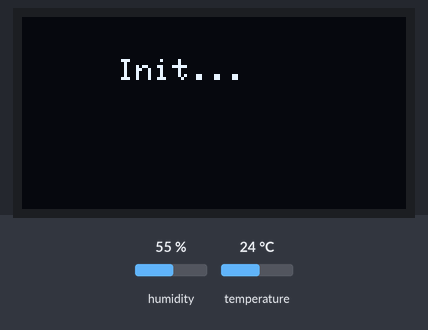
Simulated run of this sketch. Board: ESP8266 (Wemos D1 mini). Parts: 128×64 one-colour display. The inputs (shaded band) are chosen by the test bench; at power-on: humidity 55 %, temperature 24 °C. What the sketch prints to the serial monitor is not drawn.

Above: at 1.1 s.
At 3.2 s:
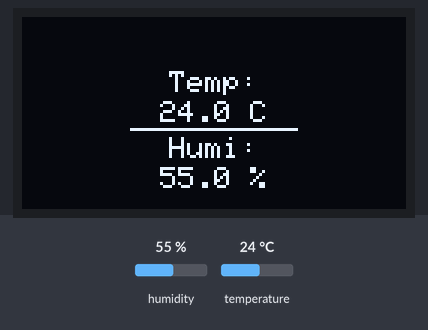
3.3 s: humidity set to 22 %
At 6.9 s:
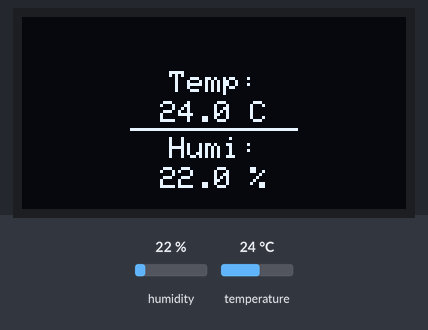
8.1 s: temperature set to 12 °C
At 11.1 s:
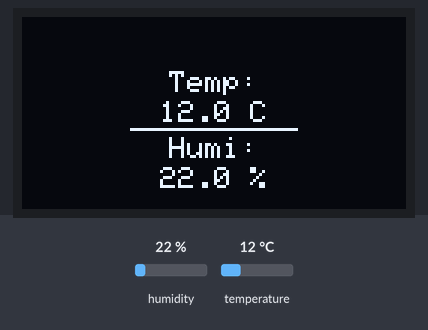
12.9 s: humidity set to 40 %
At 15.4 s:
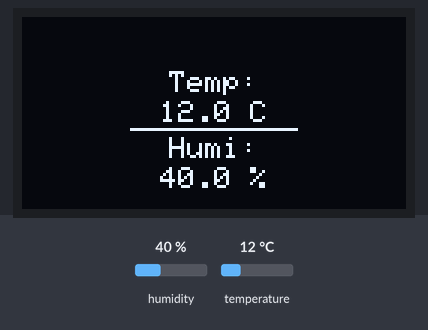
17.7 s: temperature set to 19 °C
Timing chart, 0 to 20.7 s (numbered marks = the images above; inputs shaded):
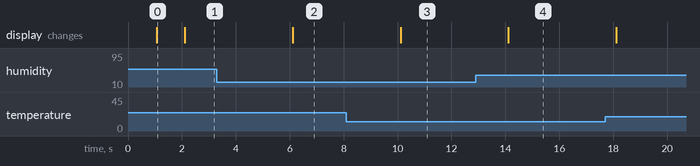

Measured:
- after the input at 3.3 s, the display: changes after 2.8 s (image 2)
- after the input at 8.1 s, the display: changes after 2.0 s (image 3)
- after the input at 12.9 s, the display: changes after 1.2 s (image 4)
- what the display in image 0 shows lasts 1.0 s, from 1.1 s to 2.1 s

The sketch:

main.ino
```cpp
// ============================================================================
// Arduino Programm für D1 mini (ESP8266) mit DHT11 und OLED-Display
// Messung von Temperatur und Luftfeuchtigkeit mit Anzeige auf 0.66" SSD1306
// ============================================================================

// Einfügen der erforderlichen Bibliotheken
#include <Wire.h>                    // I2C Kommunikationsbibliothek
#include <Adafruit_SSD1306.h>        // SSD1306 OLED Display Treiber
#include <Adafruit_GFX.h>            // Graphics Library für Display
#include "DHT.h"                     // DHT Sensor Bibliothek

// ============================================================================
// KONFIGURATION DER HARDWAREKOMPONENTEN
// ============================================================================

// OLED Display Konfiguration
#define SCREEN_WIDTH 128             // SSD1306 Framebuffer Breite (volle Auflösung)
#define SCREEN_HEIGHT 64             // SSD1306 Framebuffer Höhe (volle Auflösung)
#define OLED_RESET -1                // OLED Reset Pin (nicht verwendet, -1)
#define OLED_ADDRESS 0x3C            // I2C Adresse des OLED Displays (0x3C oder 0x3D)

// Sichtbarer Bereich des 0.66" Wemos OLED Shields (64x48 Pixel)
// Das Display zeigt nur Spalten 32-95 und Zeilen 0-47 des SSD1306-Buffers
#define DISP_WIDTH 64                // Sichtbare Breite in Pixeln
#define DISP_HEIGHT 48               // Sichtbare Höhe in Pixeln
#define X_OFFSET 32                  // Spalten-Offset im SSD1306 Framebuffer
#define Y_OFFSET 14                   // Zeilen-Offset im SSD1306 Framebuffer

// DHT11 Sensor Konfiguration
#define DHTPIN D4                    // DHT11 Datenleitung an GPIO2 (D4) angeschlossen
#define DHTTYPE DHT11                // Sensortyp: DHT11

// I2C Pins für ESP8266 (D1 mini)
#define SDA_PIN D2                   // GPIO4 - Serial Data Line (I2C)
#define SCL_PIN D1                   // GPIO5 - Serial Clock Line (I2C)

// ============================================================================
// OBJEKTDEKLARATIONEN
// ============================================================================

// Erstelle OLED Display Objekt mit der Adresse OLED_ADDRESS
Adafruit_SSD1306 display(SCREEN_WIDTH, SCREEN_HEIGHT, &Wire, OLED_RESET);

// Erstelle DHT11 Sensor Objekt am Pin DHTPIN
DHT dht(DHTPIN, DHTTYPE);

// ============================================================================
// GLOBALE VARIABLEN
// ============================================================================

// Speichervariablen für Sensor-Messwerte
float temperatur = 0.0;              // Aktuelle Temperaturmessung in °C
float luftfeuchtigkeit = 0.0;        // Aktuelle Luftfeuchtemessung in %RH

// Timing-Variable für Messzyklus
unsigned long letzteMessung = 0;     // Zeitstempel der letzten Messung
const unsigned long MESS_INTERVALL = 2000; // Messzyklus: 2000ms (2 Sekunden)

// ============================================================================
// SETUP - INITIALISIERUNG BEI PROGRAMMSTART
// ============================================================================

void setup() {
  // Serielle Kommunikation starten für Debug-Ausgaben (115200 Baud)
  Serial.begin(115200);

  // Kurze Verzögerung für Stabilität
  delay(1000);

  // Debug-Ausgabe: Programm startet
  Serial.println("\n\n=== Programm Start ===");
  Serial.println("Initialisiere D1 mini mit DHT11 und OLED Display");

  // I2C Bus mit benutzerdefinierten Pins initialisieren
  Wire.begin(SDA_PIN, SCL_PIN);
  Serial.println("I2C Bus initialisiert");

  // OLED Display initialisieren
  if (!display.begin(SSD1306_SWITCHCAPVCC, OLED_ADDRESS)) {
    // Fehlerbehandlung: Display konnte nicht initialisiert werden
    Serial.println("FEHLER: SSD1306 Display konnte nicht initialisiert werden!");

    // Zeige Fehler auf dem Display an (falls Display funktioniert)
    while (1) {
      delay(1000);
      Serial.println("OLED Fehler - Bitte Hardware überprüfen");
    }
  }

  // Display Grundeinstellungen
  display.clearDisplay();             // Lösche alle Pixel vom Display
  display.setTextSize(1);             // Schriftgröße: 1 (normal)
  display.setTextColor(SSD1306_WHITE); // Schriftfarbe: Weiß
  display.setCursor(0, 0);            // Setze Cursor auf Position (0,0)

  // Zeige Initialisierungsmeldung
  display.setCursor(X_OFFSET, Y_OFFSET);
  display.println("Init...");
  display.display();                  // Schreibe Änderungen auf das Display

  Serial.println("OLED Display initialisiert");

  // DHT Sensor initialisieren
  dht.begin();

  // Debug-Ausgabe: Initialisierung abgeschlossen
  Serial.println("DHT11 Sensor initialisiert");
  Serial.println("Starte fortlaufende Messung...");
  Serial.println("=== Initialisierung abgeschlossen ===\n");

  // Kleine Verzögerung vor Programm-Start
  delay(1000);
}

// ============================================================================
// HAUPTPROGRAMM - WIRD KONTINUIERLICH AUSGEFÜHRT
// ============================================================================

void loop() {
  // Prüfe ob Messzyklus-Intervall abgelaufen ist
  if (millis() - letzteMessung >= MESS_INTERVALL) {
    // Aktualisiere Zeitstempel der letzten Messung
    letzteMessung = millis();

    // Führe Sensor-Messung durch
    messung_durchfuehren();

    // Aktualisiere OLED Display mit neuen Messwerten
    display_aktualisieren();

    // Gebe Messwerte auf serieller Konsole aus
    serial_debug_ausgabe();
  }
}

// ============================================================================
// FUNKTIONEN
// ============================================================================

/**
 * Funktion: messung_durchfuehren()
 * Beschreibung: Liest Temperatur und Luftfeuchtigkeit vom DHT11 Sensor
 * Fehlerbehandlung: Prüft auf ungültige Messwerte
 */
void messung_durchfuehren() {
  // Lese Luftfeuchtigkeit vom DHT11 Sensor (in % RH)
  luftfeuchtigkeit = dht.readHumidity();

  // Lese Temperatur vom DHT11 Sensor (in °C)
  temperatur = dht.readTemperature();

  // Prüfe ob Messwerte gültig sind (DHT gibt NaN zurück bei Fehler)
  if (isnan(temperatur) || isnan(luftfeuchtigkeit)) {
    // Fehlerausgabe: Ungültige Messwerte
    Serial.println("FEHLER: DHT11 Messwert ungültig - bitte Sensor überprüfen");

    // Setze Fehler-Kennzeichnung (optional: könnte auch auf Display angezeigt werden)
    temperatur = 0.0;
    luftfeuchtigkeit = 0.0;
  }
}

/**
 * Funktion: display_aktualisieren()
 * Beschreibung: Zeigt Temperatur und Luftfeuchtigkeit auf dem 64x48 OLED Display
 * Hinweis: Alle Koordinaten werden um X_OFFSET/Y_OFFSET verschoben,
 *          da der SSD1306 einen 128x64 Puffer hat, aber nur 64x48 sichtbar sind.
 * Layout: textSize 1 (6x8px pro Zeichen)
 *   y= 4: "Temp:" Label
 *   y=14: Temperaturwert z.B. "23.5 C"
 *   y=23: Trennlinie
 *   y=26: "Humi:" Label
 *   y=36: Feuchtigkeitswert z.B. "45.2 %"
 */
void display_aktualisieren() {
  // Lösche den kompletten Display-Puffer
  display.clearDisplay();
  display.setTextColor(SSD1306_WHITE);
  display.setTextSize(1);             // Schriftgröße 1: 6px breit, 8px hoch

  // --- Temperatur Label ---
  // "Temp:" zentriert: 5 Zeichen x 6px = 30px → x = (64-30)/2 = 17
  display.setCursor(X_OFFSET + 17, Y_OFFSET + 4);
  display.print("Temp:");

  // --- Temperaturwert ---
  char tempBuf[11];
  dtostrf(temperatur, 1, 1, tempBuf); // z.B. "23.5"
  strcat(tempBuf, " C");              // z.B. "23.5 C"
  int tX = X_OFFSET + (DISP_WIDTH - (int)strlen(tempBuf) * 6) / 2;
  display.setCursor(tX, Y_OFFSET + 14);
  display.print(tempBuf);

  // --- Trennlinie ---
  display.drawFastHLine(X_OFFSET + 4, Y_OFFSET + 23, DISP_WIDTH - 8, SSD1306_WHITE);

  // --- Luftfeuchte Label ---
  display.setCursor(X_OFFSET + 17, Y_OFFSET + 26);
  display.print("Humi:");

  // --- Feuchtigkeitswert ---
  char humiBuf[11];
  dtostrf(luftfeuchtigkeit, 1, 1, humiBuf); // z.B. "45.2"
  strcat(humiBuf, " %");                     // z.B. "45.2 %"
  int hX = X_OFFSET + (DISP_WIDTH - (int)strlen(humiBuf) * 6) / 2;
  display.setCursor(hX, Y_OFFSET + 36);
  display.print(humiBuf);

  // Änderungen auf das physische Display schreiben
  display.display();
}

/**
 * Funktion: serial_debug_ausgabe()
 * Beschreibung: Gibt aktuelle Messwerte auf der seriellen Konsole aus
 * Format: Zeitstempel, Temperatur, Luftfeuchtigkeit
 */
void serial_debug_ausgabe() {
  // Gebe Trennlinie aus
  Serial.print("---");

  // Gebe aktuellen Zeitstempel aus (in Millisekunden seit Programmstart)
  Serial.print(" Zeit: ");
  Serial.print(millis());
  Serial.print("ms");

  // Gebe gemessene Temperatur mit 2 Nachkommastellen aus
  Serial.print(" | Temperatur: ");
  Serial.print(temperatur, 2);
  Serial.print("°C");

  // Gebe gemessene Luftfeuchtigkeit mit 2 Nachkommastellen aus
  Serial.print(" | Luftfeuchtigkeit: ");
  Serial.print(luftfeuchtigkeit, 2);
  Serial.println("%RH");
}

// ============================================================================
// ENDE DES PROGRAMMS
// ============================================================================
```
